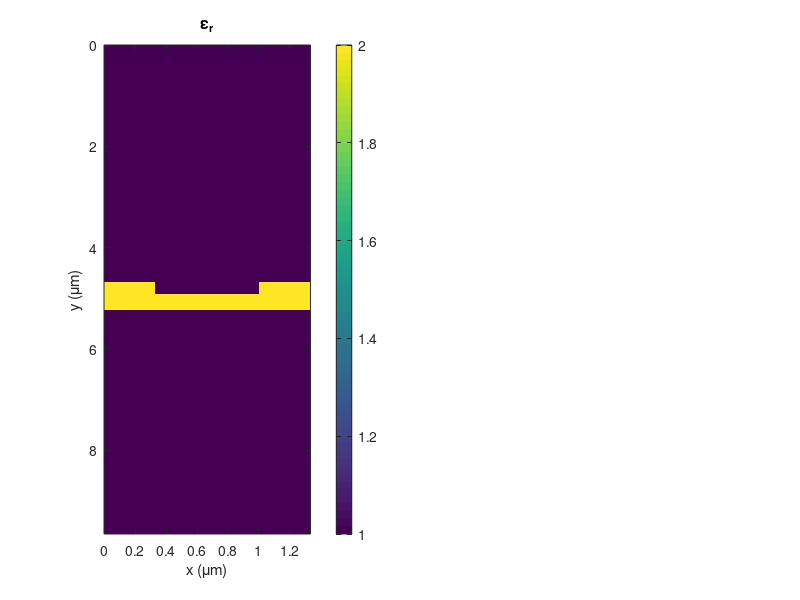

This figure's MATLAB source: (Note: this script raises an error after producing the figure.)
%%%%%%%%%%%%%%%%%%%%%%%%%%%%%%%%%%%%%%%%%%%%%%%%%%%%%%%%%%%%%%%%%%%%%%%%%%
%   Resonance Grating - FDFD Simulation
%       This MATLAB files simulates a single period of a rectangular
%       grating using the Finite-Difference Frequency Domain method.
%       The wavelength sweep goes from 2 um to 1 um.
%%%%%%%%%%%%%%%%%%%%%%%%%%%%%%%%%%%%%%%%%%%%%%%%%%%%%%%%%%%%%%%%%%%%%%%%%%
set(0,'DefaultFigureWindowStyle','docked');

% close all;
clc;
clear all;
close all;

% UNITS
micrometers = 1;
millimeters = 1e3 * micrometers;
meters = 1e3 * millimeters;
degrees = pi/180;
seconds = 1;
hertz = 1/seconds;
gigahertz = 1e9 * hertz;
degrees = pi/180;

% CONSTANTS
c0 = 299792458 * meters/seconds;

% POINTS FOR SWEEP 
Nf = 501;
tot_ref = zeros(1,Nf);
tot_trn = tot_ref;
tot_con = tot_ref;

% FIGURE SETTINGS 
fig = 1;        % 0 for no figures, 1 for figure animation

%%%%%%%%%%%%%%%%%%%%%%%%%%%%%%%%%%%%%%%%%%%%%%%%%%%%%%%%%%%%%%%%%%%%%%%%%
%% DEFINE SIMULATION PARAMETERS
%%%%%%%%%%%%%%%%%%%%%%%%%%%%%%%%%%%%%%%%%%%%%%%%%%%%%%%%%%%%%%%%%%%%%%%%%
% SOURCE PARAMETERS
SRC.lam0 = 1.55 * micrometers;    % Free space wavelength
SRC.theta = 0 * degrees;
SRC.MODE = 'E';                   % EM mode
f0 = c0/SRC.lam0;
lam01 = 1.0 * micrometers;
lam02 = 2.1 * micrometers;
theta01 = -89.9 * degrees;
theta02 =  89.9 * degrees;
theta = linspace(theta01,theta02,Nf);

% GRATING PARAMETERS
lamd = 1.55 * micrometers;      % Design wavelength
fd   = c0/lamd;                 % Design frequency
ur   = 1.0;                     % Grating permeability
er   = 2.0;                     % Grating permittivity
nr   = sqrt(ur*er);             % Substrate refractive index 
L    = 0.8621*lamd;             % Grating period (DO NOT CHANGE)
d    = 0.1500*lamd;             % Grating depth
t    = lamd/(2*nr);             % Substrate thickness
ff   = 0.5;                     % Fill fraction  (DO NOT CHANGE)

% EXTERNAL MATERIALS
ur1 = 1.0;                    % Reflection region permeability
er1 = 1.0;                    % Reflection region permittivity
ur2 = 1.0;                    % Transmission region permeability
er2 = 1.0;                    % Transmission region permittivity

% GRID PARAMETERS
NRES = 60;                    % Grid resolution
BUFZ = 2*lam02 * [1 1];       % Spacer region above and below grating
DEV.NPML = [20 20];           % Size of PML at top and bottom of grid

%%%%%%%%%%%%%%%%%%%%%%%%%%%%%%%%%%%%%%%%%%%%%%%%%%%%%%%%%%%%%%%%%%%%%%%%%
%% CALCULATE OPTIMIZED GRID
%%%%%%%%%%%%%%%%%%%%%%%%%%%%%%%%%%%%%%%%%%%%%%%%%%%%%%%%%%%%%%%%%%%%%%%%%
% Calculate refractive indices
ndev = sqrt(ur*er);
nref = sqrt(ur1*er1);
ntrn = sqrt(ur2*er2);

% Consider wavelengths
lam_min = min([lam01 lam02])/max([ndev nref ntrn]);
dlam = lam_min/NRES; 

% Consider mechanical parameters
dmin = ff*L;   % Fill fraction is
dd = dmin/2;   % Delta for distance

% Choose the highest resolution
dx = dlam;
dy = dx;

% Snap grid to critical dimension (in this case L and d+t)
Nx = 2*ceil(L/dx/2) + 1;      % First guess at grid spacing (odd for periodic)
Ny = ceil((d+t)/dy);

% Calculate new grid resolutions
dx = L/Nx;
dy = (d+t)/Ny;

% Incorporate PML and spacer regions
Ny = Ny + DEV.NPML(1) + DEV.NPML(2) + ceil(BUFZ(1)/dy) + ceil(BUFZ(2)/dy);

% Calculate 2x grid
Nx2 = 2*Nx;
Ny2 = 2*Ny;
dx2 = dx/2;
dy2 = dy/2;
DEV.RES = [dx2,dy2];
xa2 = [0:Nx2-1]*dx2;
ya2 = [0:Ny2-1]*dy2;

%%%%%%%%%%%%%%%%%%%%%%%%%%%%%%%%%%%%%%%%%%%%%%%%%%%%%%%%%%%%%%%%%%%%%%%%%
%% BUILD DEVICE ON 2x GRID
%%%%%%%%%%%%%%%%%%%%%%%%%%%%%%%%%%%%%%%%%%%%%%%%%%%%%%%%%%%%%%%%%%%%%%%%%
UR2 = ur1*ones(Nx2,Ny2);
ER2 = er1*ones(Nx2,Ny2);

% Calculate start and stop indices for filling in the grid
nt1 = 2*DEV.NPML(1) + ceil(BUFZ(1)/dy2);
nt2 = nt1 + round(t/dy2) - 1;
% nd1 = round((nt2+nt1)/2);
% nd2 = nt2;
nd2 = nt2;
nd1 = nt2 - round(d/dy2);
nx1 = round(Nx2*ff/2);
nx2 = round(Nx2 - Nx2*ff/2);

% Fill in the permeability regions
UR2(:,:) = ur;

% Fill in the permittivity regions
ER2(:,nt1:nt2) = er;
ER2(nx1:nx2,nd1:nd2) = 1;


DEV.UR2 = fliplr(UR2);
DEV.ER2 = fliplr(ER2);


figure('color','w');
if fig
    subplot(121);
end
imagesc(xa2,ya2,DEV.ER2');
title('\epsilon_r');
xlabel('x (\mum)'); ylabel('y (\mum)');
colorbar;

%%%%%%%%%%%%%%%%%%%%%%%%%%%%%%%%%%%%%%%%%%%%%%%%%%%%%%%%%%%%%%%%%%%%%%%%%
%% IMPLEMENT FDFD
%%%%%%%%%%%%%%%%%%%%%%%%%%%%%%%%%%%%%%%%%%%%%%%%%%%%%%%%%%%%%%%%%%%%%%%%%
for n = 1:Nf
    tic;
    SRC.theta = theta(n);         %angle of incidence
    DAT = fdfd2d(DEV,SRC);
    tot_ref(n) = DAT.REF;
    tot_trn(n) = DAT.TRN;
    tot_con(n) = DAT.CON;
    clc;
    time = toc;
    min = floor(time*(Nf-n)/60);
    sec = round((time*(Nf-n)/60 - min)*60);
    disp(['Estimated Time: ' num2str(min) ' minutes '...
            num2str(sec) ' seconds']);
    disp([num2str(n) ' out of ' num2str(Nf) ' Iterations']);

    if fig
        subplot(122);
        imagesc(dx.*[0,Nx-1],dy.*[0,Ny-1],real(DAT.F)'); 
        title([SRC.MODE ' Mode @ ' num2str(SRC.theta./degrees) ' degrees']);
        shading interp;
        xlabel('x (\mum)'); ylabel('y (\mum)');
        colorbar;
    %     axis equal tight;
        drawnow;
    end
end
%%%%%%%%%%%%%%%%%%%%%%%%%%%%%%%%%%%%%%%%%%%%%%%%%%%%%%%%%%%%%%%%%%%%%%%%%
%% DISPLAY
%%%%%%%%%%%%%%%%%%%%%%%%%%%%%%%%%%%%%%%%%%%%%%%%%%%%%%%%%%%%%%%%%%%%%%%%%

disp('DASHBOARD PARAMETERS:');
disp(['Source Frequency = ' num2str(f0(end)./gigahertz) ' GHz']);
disp(['Angle of Incidence = ' num2str(SRC.theta./degrees) ' degrees']);
disp(['Electromagnetic Mode = ' SRC.MODE]);
disp(['Device Design Frequency = ' num2str(fd./gigahertz) ' GHz']);
disp(['ff = ' num2str(ff*100) ' %']);
disp(['L = ' num2str(L./micrometers) ' mm']);
disp(['d = ' num2str(d./micrometers) ' mm']);
disp(['t = ' num2str(t./micrometers) ' mm']);
disp(['ur = ' num2str(ur)]);
disp(['er = ' num2str(er)]);
disp(['ur1 = ' num2str(ur1)]);
disp(['er1 = ' num2str(er1)]);
disp(['ur2 = ' num2str(ur2)]);
disp(['er2 = ' num2str(er2)]);
disp(['NRES = ' num2str(NRES)]);
disp(['BUFZ = [' num2str(BUFZ(1)/SRC.lam0) ' ' num2str(BUFZ(2)/SRC.lam0) ']*lam0']);
disp(['NPML = [' num2str(DEV.NPML(1)) ' ' num2str(DEV.NPML(2)) ']']);
disp(' ');

ref_diff_orders = find(DAT.RDE);
trn_diff_orders = find(DAT.TDE);
disp('REFLECTION DIFFRACTION ORDERS:');
for n = ref_diff_orders(1):ref_diff_orders(end)
    disp(['RDE(' num2str(n - ceil(Nx/2)) ') = ' num2str(100*DAT.RDE(n)) '%']);
end
disp(' ');
disp('TRANSMISSION DIFFRACTION ORDERS:');
for n = trn_diff_orders(1):trn_diff_orders(end)
    disp(['TDE(' num2str(n - ceil(Nx/2)) ') = ' num2str(100*DAT.TDE(n)) '%']);
end
disp(' ');

disp('OVERALL:');
disp(['REF = ' num2str(100*DAT.REF) '%']);
disp(['TRN = ' num2str(100*DAT.TRN) '%']);
disp(['CON = ' num2str(100*DAT.CON) '%']);

figure('color','white');
plot(theta./degrees,100.*tot_ref,'r','linewidth',2);
hold on;
plot(theta./degrees,100.*tot_trn,'b','linewidth',2);
plot(theta./degrees,100.*tot_con,'--k','linewidth',2);
hold off;
title([SRC.MODE ' Mode Wavelength Sweep']);
xlabel('Wavelength \lambda (\mum)'); ylabel('Power (%)');
legend('Reflectance','Transmittance','Conservation');
xlim([theta(1) theta(end)]./degrees); ylim([0 102]);




